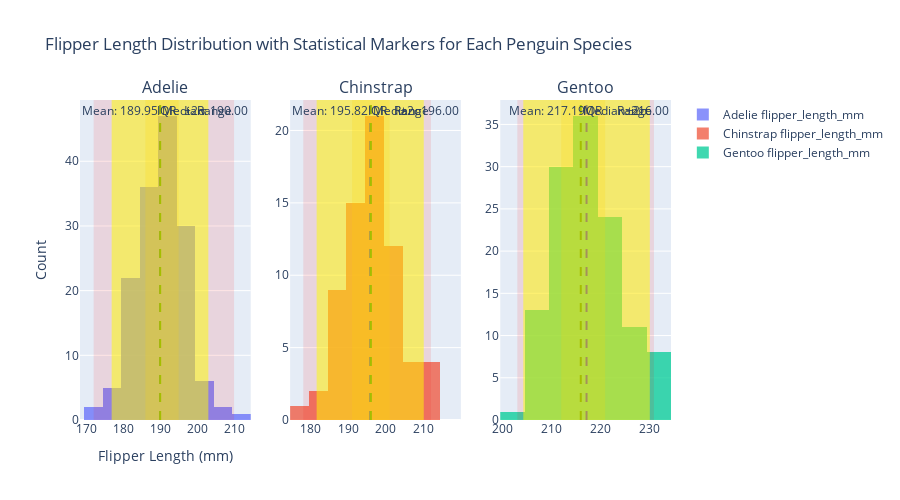

This figure's notebook cell:
### Code cell
#if data for each species is split into 3 histograms (because the above is too messy):
import pandas as pd
import plotly.graph_objects as go
from plotly.subplots import make_subplots

# Load the dataset from the CSV URL you provided
url = "https://raw.githubusercontent.com/mwaskom/seaborn-data/master/penguins.csv"
penguins = pd.read_csv(url)

# Function to compute statistical metrics
def compute_stats(df, column):
    stats = {}
    stats['mean'] = df[column].mean()
    stats['median'] = df[column].median()
    stats['min'] = df[column].min()
    stats['max'] = df[column].max()
    stats['q1'] = df[column].quantile(0.25)
    stats['q3'] = df[column].quantile(0.75)
    stats['std'] = df[column].std()
    stats['mean_minus_2std'] = stats['mean'] - 2 * stats['std']
    stats['mean_plus_2std'] = stats['mean'] + 2 * stats['std']
    return stats

# Create subplots for each species
species_list = penguins['species'].unique()
num_species = len(species_list)

# Create a figure with subplots
fig = make_subplots(rows=1, cols=num_species, subplot_titles=species_list)

# Loop over each species
for i, species in enumerate(species_list):
    # Filter data for the species
    species_data = penguins[penguins['species'] == species]
    
    # Compute statistics for flipper_length_mm
    stats = compute_stats(species_data, 'flipper_length_mm')
    
    # Add a histogram for this species
    fig.add_trace(go.Histogram(
        x=species_data['flipper_length_mm'],
        name=f'{species} flipper_length_mm',
        opacity=0.75,
        xbins=dict(size=5),  # Adjust bin size as needed
    ), row=1, col=i + 1)

    # Add vertical lines for mean and median
    fig.add_vline(x=stats['mean'], line=dict(color='blue', dash='dash'), annotation_text=f'Mean: {stats["mean"]:.2f}', annotation_position='top left', row=1, col=i + 1)
    fig.add_vline(x=stats['median'], line=dict(color='green', dash='dash'), annotation_text=f'Median: {stats["median"]:.2f}', annotation_position='top right', row=1, col=i + 1)
    
    # Add vertical rectangles for range, IQR, and ±2 standard deviations
    fig.add_vrect(x0=stats['min'], x1=stats['max'], fillcolor='red', opacity=0.1, line_width=0, annotation_text='Range', row=1, col=i + 1)
    fig.add_vrect(x0=stats['q1'], x1=stats['q3'], fillcolor='orange', opacity=0.2, line_width=0, annotation_text='IQR', row=1, col=i + 1)
    fig.add_vrect(x0=stats['mean_minus_2std'], x1=stats['mean_plus_2std'], fillcolor='yellow', opacity=0.5, line_width=0, annotation_text='±2σ', row=1, col=i + 1)

# Set layout properties
fig.update_layout(
    title="Flipper Length Distribution with Statistical Markers for Each Penguin Species",
    barmode='overlay',
    xaxis_title="Flipper Length (mm)",
    yaxis_title="Count",
    showlegend=True,
    height=500  # Adjust height for better visibility
)

# Show the figure
fig.show()

### Figure 1 — Plotly figure (JSON) as saved in the notebook; plotly's stock layout.template omitted (floating-point values rounded to 4 significant figures; data arrays with more than 128 entries replaced by an {"elided": "..."} marker saying what was removed)
{"data": [{"name": "Adelie flipper_length_mm", "opacity": 0.75, "type": "histogram", "x": {"elided": "152 int values"}, "xaxis": "x", "xbins": {"size": 5}, "yaxis": "y"}, {"name": "Chinstrap flipper_length_mm", "opacity": 0.75, "type": "histogram", "x": [192, 196, 193, 188, 197, 198, 178, 197, 195, 198, 193, 194, 185, 201, 190, 201, 197, 181, 190, 195, 181, 191, 187, 193, 195, 197, 200, 200, 191, 205, 187, 201, 187, 203, 195, 199, 195, 210, 192, 205, 210, 187, 196, 196, 196, 201, 190, 212, 187, 198, 199, 201, 193, 203, 187, 197, 191, 203, 202, 194, 206, 189, 195, 207, 202, 193, 210, 198], "xaxis": "x2", "xbins": {"size": 5}, "yaxis": "y2"}, {"name": "Gentoo flipper_length_mm", "opacity": 0.75, "type": "histogram", "x": [211, 230, 210, 218, 215, 210, 211, 219, 209, 215, 214, 216, 214, 213, 210, 217, 210, 221, 209, 222, 218, 215, 213, 215, 215, 215, 216, 215, 210, 220, 222, 209, 207, 230, 220, 220, 213, 219, 208, 208, 208, 225, 210, 216, 222, 217, 210, 225, 213, 215, 210, 220, 210, 225, 217, 220, 208, 220, 208, 224, 208, 221, 214, 231, 219, 230, 214, 229, 220, 223, 216, 221, 221, 217, 216, 230, 209, 220, 215, 223, 212, 221, 212, 224, 212, 228, 218, 218, 212, 230, 218, 228, 212, 224, 214, 226, 216, 222, 203, 225, 219, 228, 215, 228, 216, 215, 210, 219, 208, 209, 216, 229, 213, 230, 217, 230, 217, 222, 214, null, 215, 222, 212, 213], "xaxis": "x3", "xbins": {"size": 5}, "yaxis": "y3"}], "layout": {"annotations": [{"font": {"size": 16}, "showarrow": false, "text": "Adelie", "x": 0.1444, "xanchor": "center", "xref": "paper", "y": 1, "yanchor": "bottom", "yref": "paper"}, {"font": {"size": 16}, "showarrow": false, "text": "Chinstrap", "x": 0.5, "xanchor": "center", "xref": "paper", "y": 1, "yanchor": "bottom", "yref": "paper"}, {"font": {"size": 16}, "showarrow": false, "text": "Gentoo", "x": 0.8556, "xanchor": "center", "xref": "paper", "y": 1, "yanchor": "bottom", "yref": "paper"}, {"showarrow": false, "text": "Mean: 189.95", "x": 190.0, "xanchor": "right", "xref": "x", "y": 1, "yanchor": "top", "yref": "y domain"}, {"showarrow": false, "text": "Median: 190.00", "x": 190, "xanchor": "left", "xref": "x", "y": 1, "yanchor": "top", "yref": "y domain"}, {"showarrow": false, "text": "Range", "x": 210, "xanchor": "right", "xref": "x", "y": 1, "yanchor": "top", "yref": "y domain"}, {"showarrow": false, "text": "IQR", "x": 195, "xanchor": "right", "xref": "x", "y": 1, "yanchor": "top", "yref": "y domain"}, {"showarrow": false, "text": "±2σ", "x": 203.0, "xanchor": "right", "xref": "x", "y": 1, "yanchor": "top", "yref": "y domain"}, {"showarrow": false, "text": "Mean: 195.82", "x": 195.8, "xanchor": "right", "xref": "x2", "y": 1, "yanchor": "top", "yref": "y2 domain"}, {"showarrow": false, "text": "Median: 196.00", "x": 196, "xanchor": "left", "xref": "x2", "y": 1, "yanchor": "top", "yref": "y2 domain"}, {"showarrow": false, "text": "Range", "x": 212, "xanchor": "right", "xref": "x2", "y": 1, "yanchor": "top", "yref": "y2 domain"}, {"showarrow": false, "text": "IQR", "x": 201, "xanchor": "right", "xref": "x2", "y": 1, "yanchor": "top", "yref": "y2 domain"}, {"showarrow": false, "text": "±2σ", "x": 210.1, "xanchor": "right", "xref": "x2", "y": 1, "yanchor": "top", "yref": "y2 domain"}, {"showarrow": false, "text": "Mean: 217.19", "x": 217.2, "xanchor": "right", "xref": "x3", "y": 1, "yanchor": "top", "yref": "y3 domain"}, {"showarrow": false, "text": "Median: 216.00", "x": 216, "xanchor": "left", "xref": "x3", "y": 1, "yanchor": "top", "yref": "y3 domain"}, {"showarrow": false, "text": "Range", "x": 231, "xanchor": "right", "xref": "x3", "y": 1, "yanchor": "top", "yref": "y3 domain"}, {"showarrow": false, "text": "IQR", "x": 221, "xanchor": "right", "xref": "x3", "y": 1, "yanchor": "top", "yref": "y3 domain"}, {"showarrow": false, "text": "±2σ", "x": 230.2, "xanchor": "right", "xref": "x3", "y": 1, "yanchor": "top", "yref": "y3 domain"}], "barmode": "overlay", "height": 500, "shapes": [{"line": {"color": "blue", "dash": "dash"}, "type": "line", "x0": 190.0, "x1": 190.0, "xref": "x", "y0": 0, "y1": 1, "yref": "y domain"}, {"line": {"color": "green", "dash": "dash"}, "type": "line", "x0": 190, "x1": 190, "xref": "x", "y0": 0, "y1": 1, "yref": "y domain"}, {"fillcolor": "red", "line": {"width": 0}, "opacity": 0.1, "type": "rect", "x0": 172, "x1": 210, "xref": "x", "y0": 0, "y1": 1, "yref": "y domain"}, {"fillcolor": "orange", "line": {"width": 0}, "opacity": 0.2, "type": "rect", "x0": 186, "x1": 195, "xref": "x", "y0": 0, "y1": 1, "yref": "y domain"}, {"fillcolor": "yellow", "line": {"width": 0}, "opacity": 0.5, "type": "rect", "x0": 176.9, "x1": 203.0, "xref": "x", "y0": 0, "y1": 1, "yref": "y domain"}, {"line": {"color": "blue", "dash": "dash"}, "type": "line", "x0": 195.8, "x1": 195.8, "xref": "x2", "y0": 0, "y1": 1, "yref": "y2 domain"}, {"line": {"color": "green", "dash": "dash"}, "type": "line", "x0": 196, "x1": 196, "xref": "x2", "y0": 0, "y1": 1, "yref": "y2 domain"}, {"fillcolor": "red", "line": {"width": 0}, "opacity": 0.1, "type": "rect", "x0": 178, "x1": 212, "xref": "x2", "y0": 0, "y1": 1, "yref": "y2 domain"}, {"fillcolor": "orange", "line": {"width": 0}, "opacity": 0.2, "type": "rect", "x0": 191, "x1": 201, "xref": "x2", "y0": 0, "y1": 1, "yref": "y2 domain"}, {"fillcolor": "yellow", "line": {"width": 0}, "opacity": 0.5, "type": "rect", "x0": 181.6, "x1": 210.1, "xref": "x2", "y0": 0, "y1": 1, "yref": "y2 domain"}, {"line": {"color": "blue", "dash": "dash"}, "type": "line", "x0": 217.2, "x1": 217.2, "xref": "x3", "y0": 0, "y1": 1, "yref": "y3 domain"}, {"line": {"color": "green", "dash": "dash"}, "type": "line", "x0": 216, "x1": 216, "xref": "x3", "y0": 0, "y1": 1, "yref": "y3 domain"}, {"fillcolor": "red", "line": {"width": 0}, "opacity": 0.1, "type": "rect", "x0": 203, "x1": 231, "xref": "x3", "y0": 0, "y1": 1, "yref": "y3 domain"}, {"fillcolor": "orange", "line": {"width": 0}, "opacity": 0.2, "type": "rect", "x0": 212, "x1": 221, "xref": "x3", "y0": 0, "y1": 1, "yref": "y3 domain"}, {"fillcolor": "yellow", "line": {"width": 0}, "opacity": 0.5, "type": "rect", "x0": 204.2, "x1": 230.2, "xref": "x3", "y0": 0, "y1": 1, "yref": "y3 domain"}], "showlegend": true, "title": {"text": "Flipper Length Distribution with Statistical Markers for Each Penguin Species"}, "xaxis": {"anchor": "y", "domain": [0, 0.2889], "title": {"text": "Flipper Length (mm)"}}, "xaxis2": {"anchor": "y2", "domain": [0.3556, 0.6444]}, "xaxis3": {"anchor": "y3", "domain": [0.7111, 1]}, "yaxis": {"anchor": "x", "domain": [0, 1], "title": {"text": "Count"}}, "yaxis2": {"anchor": "x2", "domain": [0, 1]}, "yaxis3": {"anchor": "x3", "domain": [0, 1]}}}
